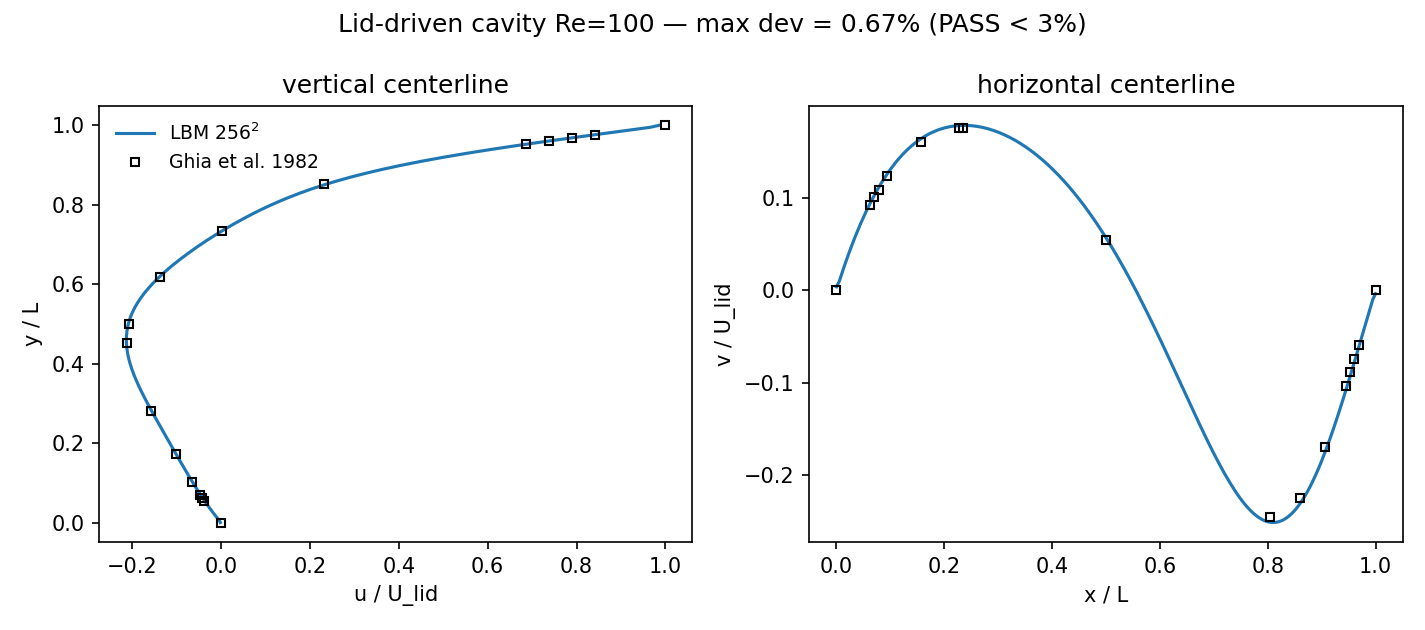

Python code for this plot:
#!/usr/bin/env python3
"""Phase 2 gate #2: lid-driven cavity, Re = 100, 256x256.

Centerline profiles vs Ghia, Ghia & Shin, J. Comput. Phys. 48 (1982),
Tables I & II, Re = 100 column. PASS: max deviation < 3% of lid speed.
"""

from __future__ import annotations

import sys
from pathlib import Path

sys.path.insert(0, str(Path(__file__).resolve().parent.parent))

import matplotlib
matplotlib.use("Agg")
import matplotlib.pyplot as plt
import numpy as np
import torch

from lbm.config import load_scene
from lbm.solver import Solver

OUT = Path(__file__).resolve().parent

# Ghia, Ghia & Shin (1982), Re = 100.
# Table I: u/U along the vertical centerline (x = 0.5).
GHIA_Y = np.array([
    1.0000, 0.9766, 0.9688, 0.9609, 0.9531, 0.8516, 0.7344, 0.6172,
    0.5000, 0.4531, 0.2813, 0.1719, 0.1016, 0.0703, 0.0625, 0.0547,
    0.0000])
GHIA_U = np.array([
    1.00000, 0.84123, 0.78871, 0.73722, 0.68717, 0.23151, 0.00332,
    -0.13641, -0.20581, -0.21090, -0.15662, -0.10150, -0.06434,
    -0.04775, -0.04192, -0.03717, 0.00000])
# Table II: v/U along the horizontal centerline (y = 0.5).
GHIA_X = np.array([
    1.0000, 0.9688, 0.9609, 0.9531, 0.9453, 0.9063, 0.8594, 0.8047,
    0.5000, 0.2344, 0.2266, 0.1563, 0.0938, 0.0781, 0.0703, 0.0625,
    0.0000])
GHIA_V = np.array([
    0.00000, -0.05906, -0.07391, -0.08864, -0.10313, -0.16914,
    -0.22445, -0.24533, 0.05454, 0.17527, 0.17507, 0.16077, 0.12317,
    0.10890, 0.10091, 0.09233, 0.00000])


def main(device: str = "auto") -> int:
    scene = load_scene("cavity_re100")
    s = Solver.from_scene(scene, seed=0, device=device)
    u_lid = scene.units.u_lat
    print(f"Cavity: {scene.nx}x{scene.ny}, tau={scene.units.tau}, "
          f"u_lid={u_lid}, device={s.device}")

    prev = None
    delta = float("inf")
    for chunk in range(300):
        for _ in range(2000):
            s.step()
        _, u = s.macroscopics()
        if prev is not None:
            delta = float((u - prev).abs().max()) / u_lid
            if delta < 1e-8:
                break
        prev = u.clone()
    print(f"converged after {s.step_count} steps (delta={delta:.2e})")

    # Physical cavity spans between the no-slip planes, half a cell inside
    # the wall rows: coordinate 0.5 .. n-1.5 in cell units.
    _, u = s.macroscopics()
    nx, ny = s.nx, s.ny
    span = nx - 2  # = ny - 2
    cells_y = (torch.arange(1, ny - 1, dtype=torch.float32) - 0.5) / span
    cells_x = (torch.arange(1, nx - 1, dtype=torch.float32) - 0.5) / span

    # u along vertical centerline: average the two center columns.
    u_line = 0.5 * (u[0, nx // 2 - 1, 1:-1] + u[0, nx // 2, 1:-1])
    v_line = 0.5 * (u[1, 1:-1, ny // 2 - 1] + u[1, 1:-1, ny // 2])
    u_sim = np.interp(GHIA_Y, cells_y.numpy(), u_line.cpu().numpy()) / u_lid
    v_sim = np.interp(GHIA_X, cells_x.numpy(), v_line.cpu().numpy()) / u_lid
    # Endpoints in Ghia's table are the walls themselves (0 and lid=1);
    # compare the interior points, where the flow answer lives.
    du = np.abs(u_sim[1:-1] - GHIA_U[1:-1]).max()
    dv = np.abs(v_sim[1:-1] - GHIA_V[1:-1]).max()
    dev = max(du, dv)
    ok = dev < 0.03

    fig, (a1, a2) = plt.subplots(1, 2, figsize=(9.5, 4.2))
    yy = np.linspace(0, 1, 200)
    a1.plot(np.interp(yy, cells_y.numpy(), u_line.cpu().numpy()) / u_lid,
            yy, "-", color="#1f77b4", lw=1.5, label="LBM 256$^2$")
    a1.plot(GHIA_U, GHIA_Y, "ks", ms=4, mfc="none", label="Ghia et al. 1982")
    a1.set_xlabel("u / U_lid"); a1.set_ylabel("y / L")
    a1.set_title("vertical centerline"); a1.legend(frameon=False, fontsize=9)
    a2.plot(yy, np.interp(yy, cells_x.numpy(), v_line.cpu().numpy()) / u_lid,
            "-", color="#1f77b4", lw=1.5)
    a2.plot(GHIA_X, GHIA_V, "ks", ms=4, mfc="none")
    a2.set_xlabel("x / L"); a2.set_ylabel("v / U_lid")
    a2.set_title("horizontal centerline")
    fig.suptitle(
        f"Lid-driven cavity Re=100 — max dev = {dev * 100:.2f}% "
        f"({'PASS' if ok else 'FAIL'} < 3%)")
    fig.tight_layout()
    fig.savefig(OUT / "cavity.png", dpi=150)

    print(f"max deviation: u {du * 100:.2f}%, v {dv * 100:.2f}%  ->  "
          f"{'PASS' if ok else 'FAIL'}")
    return 0 if ok else 1


if __name__ == "__main__":
    dev = sys.argv[1] if len(sys.argv) > 1 else "auto"
    sys.exit(main(dev))
